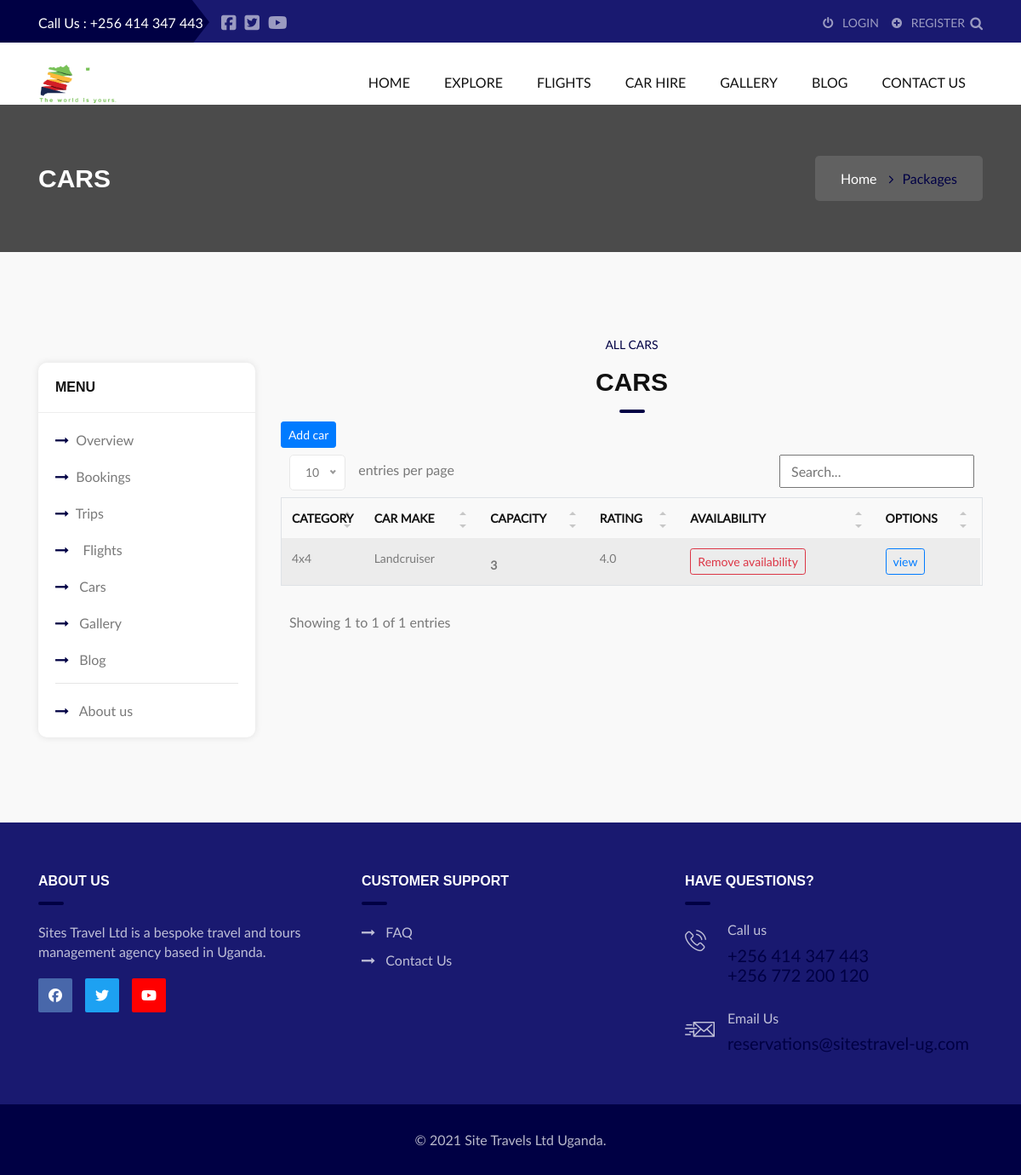
The app's page /cars, older data.
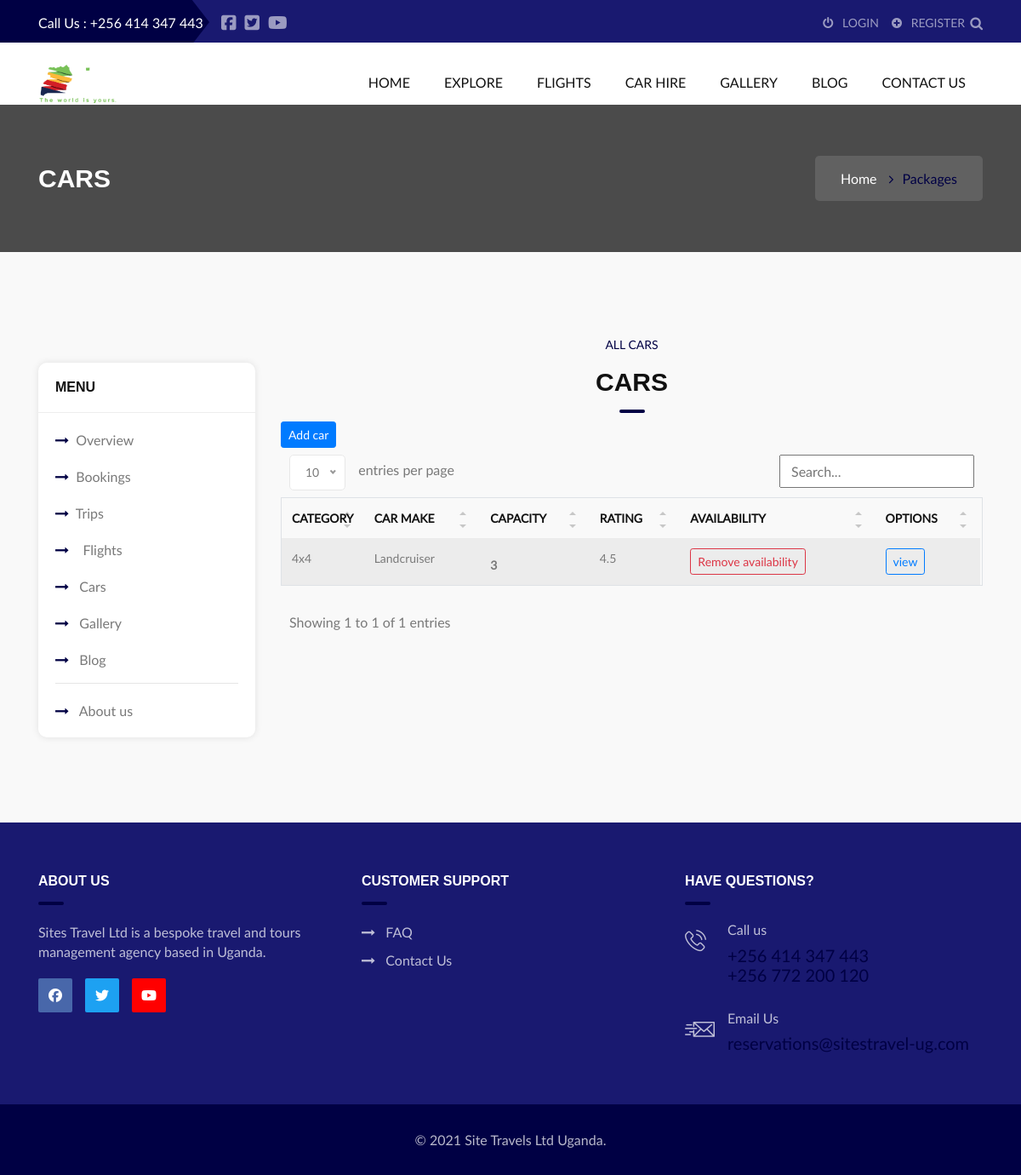
The same page, newer data.
### myapp/models.py (models this page shows, shortened)
class Car(models.Model):
    make = models.CharField(max_length=100)
    image = models.ImageField(upload_to="cars")
    category = models.CharField(max_length=50, choices=CAR_CATEGORY)
    rating = models.FloatField(default=1.0)
    capacity = models.PositiveIntegerField(default=3)
    available = models.BooleanField(default=True)

### myapp/views.py (the view)
# urls.py: path('cars', views.cars, name='cars'),
def cars(request):
    cars = Car.objects.all()
    car_form = CarForm(request.POST or None, request.FILES or None)
    if car_form.is_valid():
        instance = car_form.save(commit=False)
        instance.save()
        messages.success(request, 'Car saved successfully')
        return redirect('cars')
    context = {
        'cars': cars,
        'car_form': car_form,
    }
    return render(request, "admin/cars.html", context)

### myapp/forms.py
class CarForm(forms.ModelForm):
    make = forms.CharField(widget=forms.TextInput(attrs={'placeholder':'Make of car eg toyota'}))
    def __init__(self, *args, **kwargs):
        super(CarForm, self).__init__(*args, **kwargs)
        self.fields['image'].label = "Upload image (formats .png, .jpeg, jpg)"
    class Meta:
        model = Car
        fields = '__all__'
        exclude = ('id', )

### templates/admin/cars.html (shortened to what this page needs)
{% extends 'base.html' %}
{% load static %}
{% load crispy_forms_tags %}
{% block content %}
<div class="btc_tittle_main_wrapper">
	<div class="btc_tittle_img_overlay"></div>
	<div class="container">
		<div class="row">
			<div class="col-xl-6 col-lg-6 col-md-6 col-sm-12 col-12 full_width">
				<div class="btc_tittle_left_heading">
					<h1>Cars</h1>
				</div>
			</div>
			<div class="col-xl-6 col-lg-6 col-md-6 col-sm-12 col-12 full_width">
				<div class="btc_tittle_right_heading">
					<div class="btc_tittle_right_cont_wrapper">
						<ul>
							<li>
								<a href="{% url 'index' %}">Home</a>
								<i class="fa fa-angle-right"></i>
							</li>
							<li>Packages</li>
						</ul>
					</div>
				</div>
			</div>
		</div>
	</div>
</div>
<div class="x_blog_sidebar_main_wrapper float_left padding_tb_100">
	<div class="container">
		<div class="row">
			{% include 'includes/sidebar.html' %}
			<div class="col-xl-9 col-lg-8 col-md-12 col-sm-12 col-12">
				<div class="x_carbooking_right_section_wrapper float_left">
					<div class="row">
						<div class="col-12 col-md-8 offset-md-3">
						</div>
						<div class="x_services_title_main_wrapper float_left padding_tb_10">
							<div class="container">
								<div class="row">
									<div class="col-md-12">
										<div class="x_offer_car_heading_wrapper x_offer_car_tb_heading_wrapper float_left">
											<h4>All Cars</h4>
											<h3>Cars</h3>
										</div>
									</div>
									<div class="col-xl-12 col-lg-12 col-md-12 col-sm-12 col-12 full_width">
									<button type="button" class="btn btn-primary btn-sm" data-toggle="modal" data-target="#exampleModal">
										Add car
									</button>
									<table id="myTable" class="table table-bordered table-hover table-striped table-responsive">
										<thead>
											<tr>
												<th>Category</th>
												<th >Car Make</th>
												<th>Capacity</th>
												<th>Rating</th>
												<th>Availability</th>
												<th>Options</th>
											</tr>
										</thead>
										<tbody>
											{% for car  in cars  %}
											<tr>
												<td>{{car.category}}</td>
												<td>{{car.make |title }}</td>
												<th>{{car.capacity}}</th>
												<td>{{car.rating}}</td>
												<td>
													{% if car.available == True %}
													<a href="#" class="btn btn-outline-danger btn-sm">Remove availability</a>
													{% else %}
													<a href="#" class="btn btn-outline-primary btn-sm">Make available</a>
													{% endif %}
												</td>
												<td>
													<a href="#" class="btn btn-outline-primary btn-sm">view</a>
												</td>
											</tr>
											{% endfor %}
										</tbody>
										</table>
									</div>
								</div>
							</div>
						</div>
					</div>
				</div>
			</div>
		</div>
	</div>
</div>
{% endblock %}

Row changes from the older to the newer data that the page shows:
changed Car "Landcruiser": rating "4.0" → "4.5"
